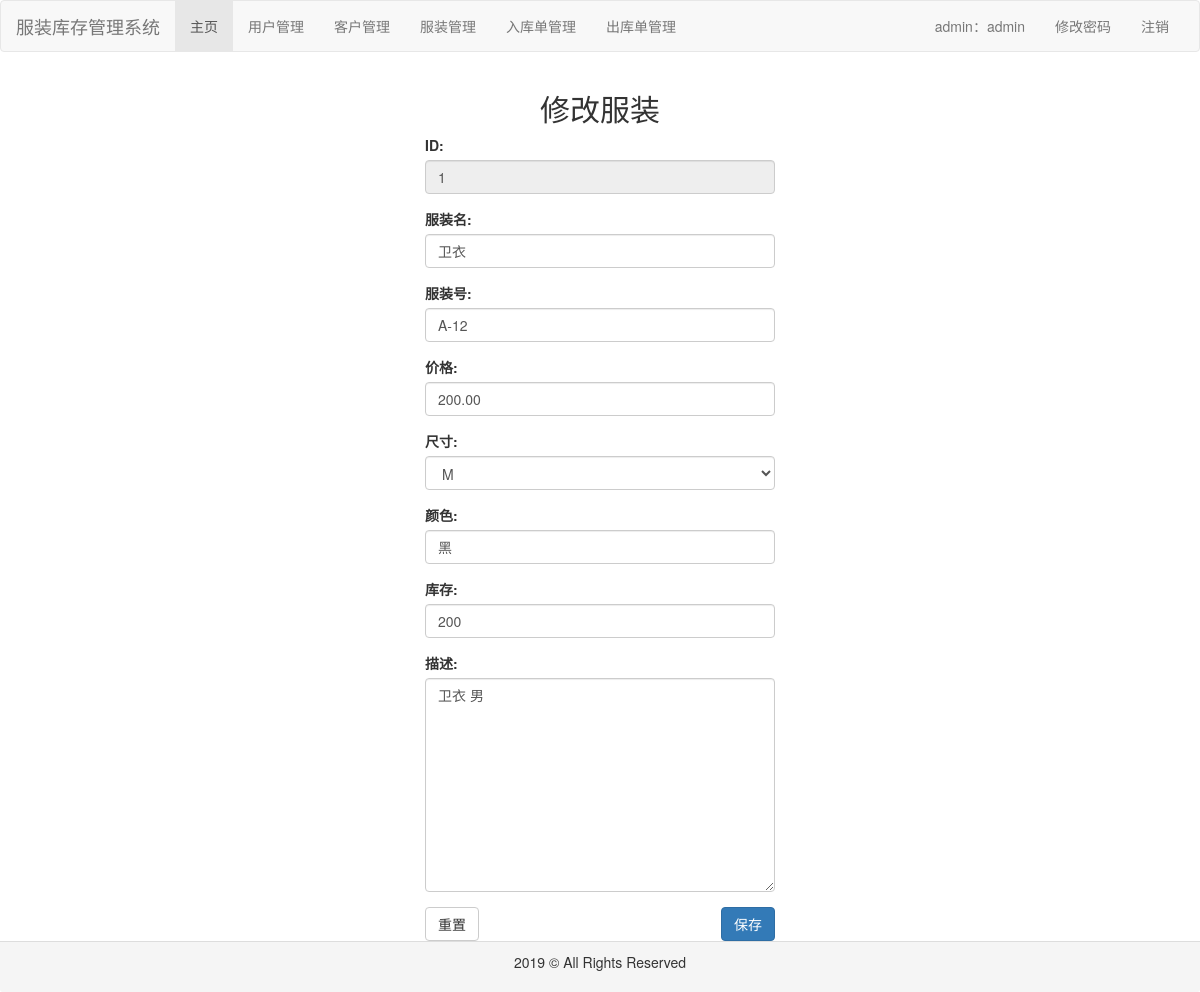
The app's page /clothes/update/1 (signed in), older data.
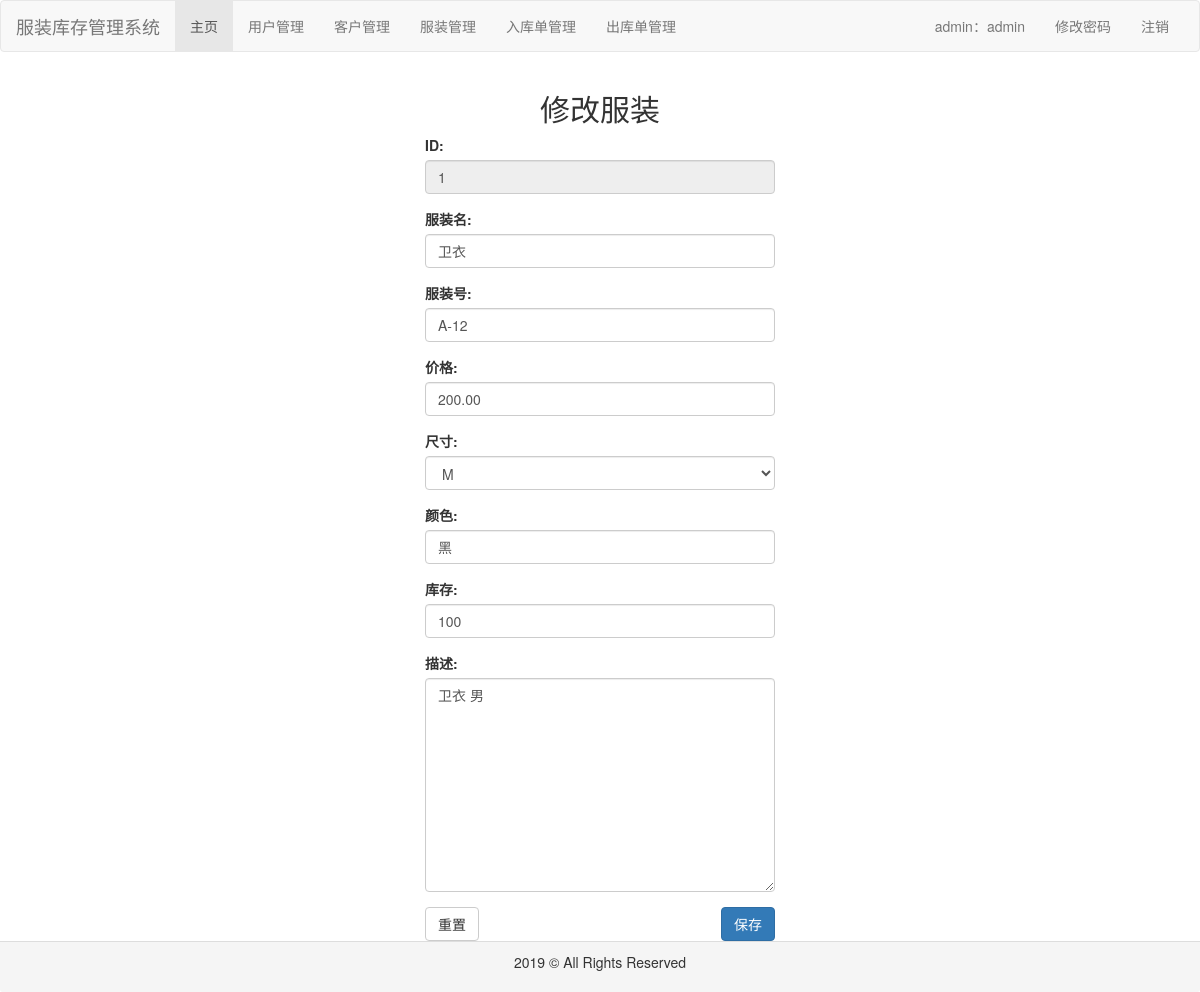
The same page, newer data.
### common/models.py (models this page shows, shortened)
class Clothes(models.Model):
    size_choices = (
        ('S', 'S'),
        ('M', 'M'),
        ('L', 'L'),
        ('XL', 'XL'),
        ('XXL', 'XXL')
    )
    name = models.CharField(max_length=32, verbose_name='服装名')
    sn = models.CharField(max_length=32, unique=True, verbose_name='服装号')
    price = models.DecimalField(max_digits=10, decimal_places=2, verbose_name='价格')
    size = models.CharField(max_length=32, choices=size_choices, verbose_name='尺寸')
    color = models.CharField(max_length=32, verbose_name='颜色')
    stock = models.PositiveIntegerField(verbose_name='库存')
    image = models.ImageField(upload_to='clothes', verbose_name='图片')
    desc = models.CharField(max_length=200, verbose_name='描述')
    create_time = models.DateTimeField(auto_now_add=True, verbose_name='创建时间')
    modify_time = models.DateTimeField(auto_now=True, verbose_name='修改时间')
    class Meta:
        ordering = ['create_time']
        verbose_name = '服装'
        verbose_name_plural = verbose_name

### clothes/views.py (the view)
# urls.py: path('update/<int:clothes_id>', views.update, name='update'),
def update(request, clothes_id):
    clothes = Clothes.objects.get(id=clothes_id)
    if request.method == "POST":
        clothes_form = ClothesForm(request.POST)
        if clothes_form.is_valid():
            name = clothes_form.cleaned_data['name']
            sn = clothes_form.cleaned_data['sn']
            price = clothes_form.cleaned_data['price']
            size = clothes_form.cleaned_data['size']
            color = clothes_form.cleaned_data['color']
            stock = clothes_form.cleaned_data['stock']
            desc = clothes_form.cleaned_data['desc']
            if name:
                clothes.name = name
            if sn:
                clothes.sn = sn
            if price:
                clothes.price = price
            if size:
                clothes.size = size
            if color:
                clothes.color = color
            if stock:
                clothes.stock = stock
            if desc:
                clothes.desc = desc
            clothes.save()
            context = {
                'clothes_id': clothes_id
            }
            messages.add_message(request, messages.SUCCESS, '修改成功')
            return redirect(reverse('clothes:index'))
        else:
            context = {
                'clothes_form': clothes_form
            }
            messages.add_message(request, messages.WARNING, '请检查填写的内容')
            return render(request, 'clothes/edit.html', context)
    else:
        clothes_form = ClothesForm({'id': clothes.id,
                                    'name': clothes.name,
                                    'sn': clothes.sn,
                                    'price': clothes.price,
                                    'size': clothes.size,
                                    'color': clothes.color,
                                    'stock': clothes.stock,
                                    'desc': clothes.desc})
        context = {
            'clothes_form': clothes_form,
            'clothes_id': clothes_id
        }
        return render(request, 'clothes/edit.html', context)

### clothes/templates/clothes/edit.html (shortened to what this page needs)
{% extends 'base.html' %}
{% block content %}
    <div class="container" style="height: auto">
        <div class="col-md-4 col-md-offset-4">
            <form class='form-user' action="{% url 'clothes:update' clothes_id %}" method="post">
                <h2 class="text-center">修改服装</h2>
                <div class="form-group">
                    {{ clothes_form.id.label_tag }}
                    {{ clothes_form.id }}
                </div>
                <div class="form-group">
                    {{ clothes_form.name.label_tag }}
                    {{ clothes_form.name }}
                </div>
                <div class="form-group">
                    {{ clothes_form.sn.label_tag }}
                    {{ clothes_form.sn }}
                </div>
                <div class="form-group">
                    {{ clothes_form.price.label_tag }}
                    {{ clothes_form.price }}
                </div>
                <div class="form-group">
                    {{ clothes_form.size.label_tag }}
                    {{ clothes_form.size }}
                </div>
                <div class="form-group">
                    {{ clothes_form.color.label_tag }}
                    {{ clothes_form.color }}
                </div>
                <div class="form-group">
                    {{ clothes_form.stock.label_tag }}
                    {{ clothes_form.stock }}
                </div>
                <div class="form-group">
                    {{ clothes_form.desc.label_tag }}
                    {{ clothes_form.desc }}
                </div>
                <button type="reset" class="btn btn-default pull-left">重置</button>
                <button type="submit" class="btn btn-primary pull-right">保存</button>
            </form>
        </div>
    </div>
{% endblock %}

Row changes from the older to the newer data that the page shows:
changed Clothes "卫衣": stock "200" → "100"
